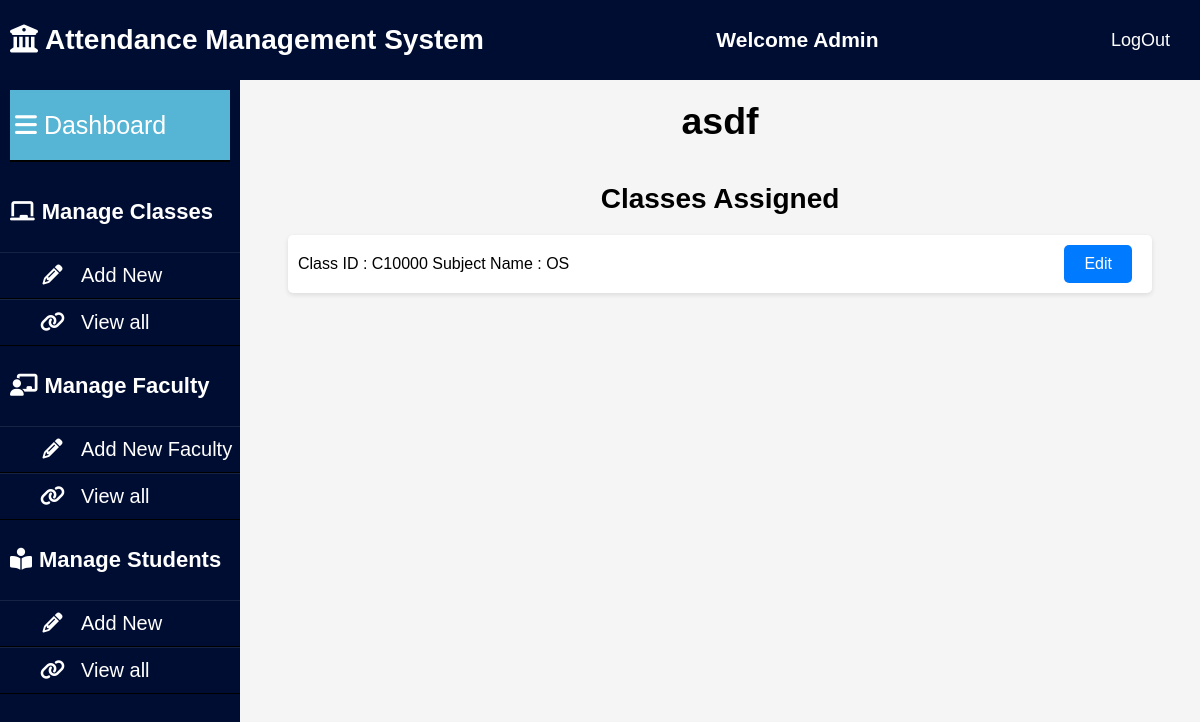
/teacher_mgmt/?teacher_id=T10000, run on the app's committed database.
### AMS_APP/models.py (models this page shows, shortened)
class Teacher(models.Model):
    teacher_id=models.CharField(max_length=15)
    teacher_name=models.CharField(max_length=30)
    email_id=models.CharField(max_length=30)
    password=models.CharField(max_length=30)

class Subject(models.Model):
    subject_id=models.CharField(max_length=15)
    subject_name=models.CharField(max_length=30)
    teacher_id=models.CharField(max_length=15)
    classes_held=models.IntegerField()
    number_of_students=models.IntegerField()
    class_info=models.TextField()

### AMS_APP/views.py (the view)
# urls.py: path('teacher_mgmt/', views.teacher_mgmt, name='teacher_mgmt'),
def teacher_mgmt(request):
    teacher_id = request.GET.get('teacher_id')
    print(teacher_id)
    teacher_name=Teacher.objects.filter(teacher_id=teacher_id)[0].teacher_name
    class_list=list(Subject.objects.filter(teacher_id=teacher_id))
    dic={'teacher_name':teacher_name,'class_list':class_list}
    return render(request, 'teacher_mgmt.html',dic)

### template/teacher_mgmt.html (shortened to what this page needs)
{% load static %}
<!DOCTYPE html>
<html>
<head>
  <link href="{% static 'css/teacher_mgmt.css'%}" rel="stylesheet" type="text/css" />
     <link rel="stylesheet" href="https://cdnjs.cloudflare.com/ajax/libs/font-awesome/6.4.0/css/all.min.css">
    <link rel="stylesheet" type="text/css" href="{% static 'css/admindashboard.css'%}">
</head>
<body>
    <header class="mainheader">
        <h1><i class="fas fa-university"></i>Attendance Management System</h1>
        <h2>Welcome Admin</h2>
        <a href="/logoutuser" >LogOut</a>
    </header>
    <aside>
        <header>
            <a href="AdminDashboard.html">
                <i class="fas fa-bars"></i>Dashboard
            </a>
        </header>
        <ul>
            <li><h4><i class="fas fa-chalkboard"></i>Manage Classes</h4></li>
            <ul>
                <li><a href="/courseadd"><i class="fa fa-pencil fa-fw"></i>Add New</a></li>
                <li><a href="/viewclass"><i class="fa fa-link"></i>View all</a></li>
            </ul>
        </ul>
        <ul>
            <li><h4><i class="fas fa-chalkboard-teacher"></i>Manage Faculty</h4></li>
            <ul>
                <li><a href="/teacher"><i class="fa fa-pencil fa-fw"></i>Add New Faculty</a></li>
                <li><a href="/viewfaculty"><i class="fa fa-link"></i>View all</a></li>
            </ul>
        </ul>
        <ul>
            <li><h4><i class="fas fa-book-reader" aria-hidden="true"></i>Manage Students</h4></li>
            <ul>
                <li><a href="/addnewstudent"><i class="fa fa-pencil fa-fw"></i>Add New</a></li>
                <li><a href="/viewstudent"><i class="fa fa-link"></i>View all</a></li>
            </ul>
        </ul>
    </aside>
  <div class="content-container">
    <div class="teacher-info">
      <h2>{{teacher_name}}</h2>
    </div>
    <div class="batches-list">
      <h3>Classes Assigned</h3>
      <ul>
        {% for q in class_list %}
        <li>
          <span>Class ID : {{q.subject_id}}  Subject Name : {{q.subject_name}}</span>
          <a class="remove-btn btn" href="/class_mgmt/?subject_id={{ q.subject_id }}">Edit</a>
        </li>
        {% endfor %}
      </ul>
    </div>
  </div>
</body>
</html>

### static/css/teacher_mgmt.css (style rules this page uses)
body { font-family: Arial, sans-serif; background-color: whitesmoke; margin: 0; padding: 0; }
h1, h2, .teacher-info { text-align: center; margin-bottom: 40px; }
.batches-list { margin-bottom: 40px; }
.batches-list ul { list-style-type: none; padding: 0; }
.batches-list ul li { display: flex; align-items: center; padding: 10px; background-color: #fff; border-radius: 5px; margin-bottom: 10px; box-shadow: 0 2px 5px rgba(0, 0, 0, 0.1); transition: transform 0.2s ease-in-out; }
.batches-list ul li span { flex-grow: 1; }
.batches-list ul li a { text-decoration: none; color: white; margin-left: 10px; }

### static/css/admindashboard.css (style rules this page uses)
* { padding : 0; margin : 0; box-sizing :border-box; list-style: none; text-decoration: none; }
.mainheader { z-index: 100000; position:fixed; width:100%; }
aside { margin-top:60px; width: 20%; height: 100%; background: #000d33; float:left; padding-top:20px; position:fixed; }
aside header a { margin:0; padding:0; width:100%; display:block; box-sizing: border-box; font-size: 25px; line-height: 70px; color:white; text-align: left; border-bottom:2px solid black; background: rgb(86, 181, 213); padding-left: 5px; }
aside ul a { display:block; width: 100%; line-height:45px; font-size: 20px; color: white; padding-left:40px; box-sizing: border-box; border-top: 1px solid rgba(225, 225, 225,.1); border-bottom: 1px solid black; }
aside ul a i { margin-right: 16px; }
aside ul li h4 { color: white; line-height: 60px; padding: 10px; font-size: 22px; }
header { background: #000d33; display: flex; justify-content: space-between; color: white; line-height: 60px; font-size: 14px; padding:10px; }
header a { color:white; font-size: 18px; text-decoration: none; padding-right: 20px; }
.content-container { width: 80%; float:right; margin-top:60px; padding-top:20px; }
i { margin-right: 7px; }
.content-container h3 { padding:20px; font-size:28px; text-align:center; }

### template/teacher_mgmt.html (style rules this page uses)
.batches-list ul { margin:auto; width:90%; }
.teacher-info { font-size: 25px; padding: 20px 0px; margin-bottom: 0; }
h1, h2 { margin-bottom:0; }
.btn { background-color: #3498db; color: #fff; padding: 10px 20px; border: none; border-radius: 5px; cursor: pointer; margin-right: 10px; text-decoration: none; }
.remove-btn { background-color: #007bff; text-align:center; }

### data on the page
Teacher: teacher_name "asdf"
Subject: subject_id "C10000", subject_name "OS"
